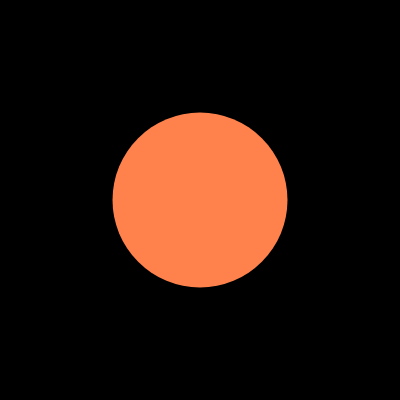
Frame 1 (no input)
Frame 60 (no input): identical to frame 1, image omitted
Frame 120 (the mouse pressed at the canvas centre since frame 60): identical to frame 1, image omitted

The p5.js sketch that drew this single still picture (run headless with seeded random() and noise() and a simulated clock; from frame 60 on, the mouse is pressed at the canvas centre):

// p5.js sketch
// ── sketch.js
//Spooky eclipse

let mooncabX = -50;

function setup() {
  createCanvas(400, 400);
  colorMode(HSB);
  // mooncabX = -50; // start the moon off screen, is better at only 50px off the screen, loops quicker
} // not sure why but when I put line 6 in the draw the animation it didn't work

function draw() {
  background(0);

  //  moonX = -200; // start the moon off screen // only works in set up or declare globally

  let eclipseX = width / 2; // eclipse in center of screen
  let eclipseY = height / 2; // eclipse in center of screen

  //Orange spooky moon
  fill(18, 70, 100);
  noStroke();
  circle(eclipseX, eclipseY, 175);

  //eclipse movement
  mooncabX += 0.4; // eclipse speed -- i think it's better slower
  if (mooncabX > width + 50) {
    mooncabX = -50; // starts the loop -50px off screen// resets loop at 50px off screen
  }

  // Black eclipse moon (yes they are both moons)
  fill(0);
  circle(mooncabX, eclipseY, 175);
}
